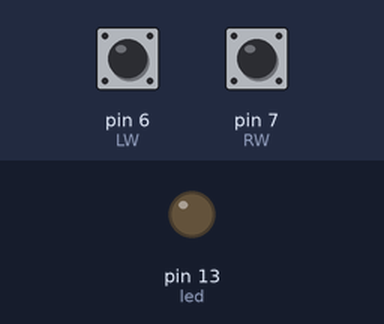
Simulated run of this sketch. Board: Arduino Uno, built with avr-gcc and run on an emulated ATmega328P. Shown: output pins drawn as LEDs (lit = HIGH). Dashed ring = blinking. Inputs (shaded band) come from the test bench; at power-on: pin 6 (LW) HIGH, pin 7 (RW) HIGH.

Above: at 1.2 s.
1.3 s: pin 6 (LW) pulsed LOW 2 times (0.12 s each, 0.3 s apart)
At 1.47 s:
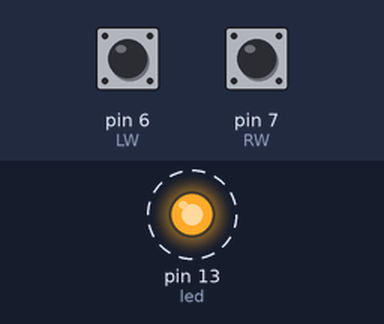
Timing chart, 0 to 10.3 s (numbered marks = the images above; inputs shaded):
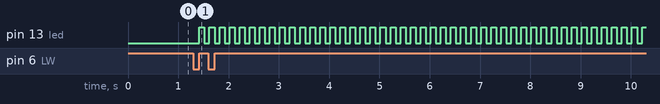

Measured:
- after the input at 1.3 s, pin 13 (led): alternates HIGH for 0.10 s and LOW for 0.10 s, starting after 0.12 s

The sketch:

Homework06_Problem4.ino
```cpp
/*pin 13 > 470Ω > LED  > Ground
 *
 *                   >Pin6
 * 5V > NC Switch(L) > 10,000Ω > Ground
 *
 *                   > Pin7
 * 5V > NC Switch(R) > 10,000Ω > Ground
 *
 * when switch is pressed(digitalRead()==LOW), it starts looking for that switch to be
 * unpressed(digitalRead()==HIGH), when it is it changes blinking appropriatly
 */
boolean clickedL = false;
boolean clickedR = false;
boolean blinking=false;
int led = 13;
void setup() {
  pinMode(6, INPUT); //LW
  pinMode(7, INPUT); //RW
  pinMode(led, OUTPUT); //LED
}
void loop() {
  if (digitalRead(6) == LOW) clickedL=true;
  if(clickedL&&digitalRead(6)==HIGH)
  {
    blinking=true;
    clickedL=false;
  }
  if(digitalRead(7)==LOW) clickedR=true;
  if(clickedR&&digitalRead(7)==HIGH)
  {
    blinking=false;
    clickedR=false;
  }
  if(blinking)
  {
    digitalWrite(led, HIGH);
    delay(100);
    digitalWrite(led, LOW);
    delay(100);
  }
}
```
